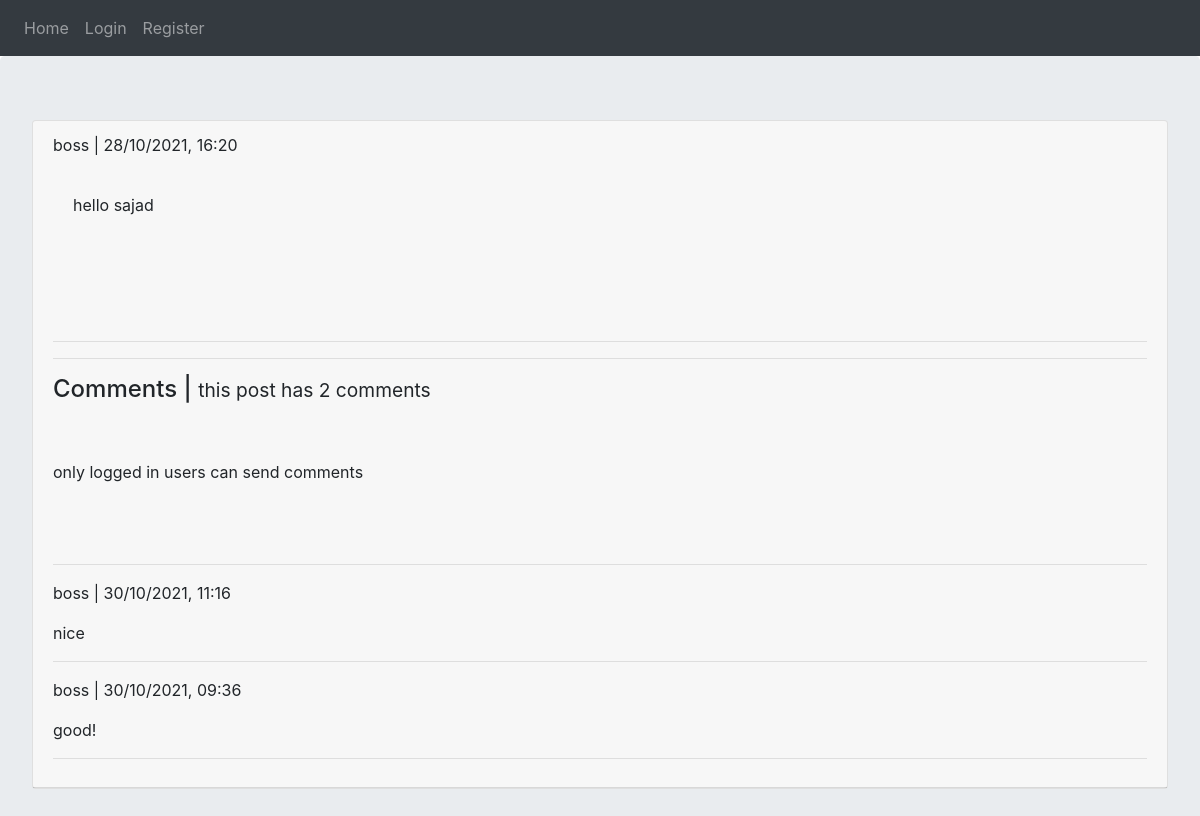
The app's page /2021/10/28/hello-sajad/ with its own data.
### posts/models.py (models this page shows, shortened)
class Post(models.Model):
    user = models.ForeignKey(User, on_delete=models.CASCADE)
    body = models.TextField(max_length=500)
    slug = models.SlugField(max_length=200)
    created = models.DateTimeField(auto_now_add=True)

class Comment(models.Model):
    user = models.ForeignKey(User, on_delete=models.CASCADE, related_name='ucomment')
    post = models.ForeignKey(Post, on_delete=models.CASCADE, related_name='pcomment')
    reply = models.ForeignKey('self', on_delete=models.CASCADE, null=True, blank=True, related_name='rcomment') # برای اینکه کامنت های تو در تو داشته باشیم باید به خود مدل ربطش بدیم و از سلف در کوتیشن استفاده میکنیم تا پایتون گیر نده
    is_reply = models.BooleanField(default=False) # The default form widget for this field is CheckboxInput, or NullBooleanSelect if null=True.
    body = models.TextField(max_length=500)
    created = models.DateTimeField(auto_now_add=True)

### posts/views.py (the view)
# urls.py: path('<int:year>/<int:month>/<int:day>/<slug:slug>/', views.post_detail, name='post_detail'),
def post_detail(request, year, month, day, slug):
    post = get_object_or_404(Post, created__year=year, created__month=month, created__day=day, slug=slug)
    comments = Comment.objects.filter(post=post, is_reply=False).order_by('-created')
    if request.method == 'POST':
        form = AddCommentForm(request.POST)
        if form.is_valid():
            new_comment = form.save(commit=False)
            new_comment.post = post
            new_comment.user = request.user
            new_comment.save()
            messages.success(request, 'your comment submitted', 'success')
            form = AddCommentForm()
    else:
        form = AddCommentForm()
    return render(request, 'posts/post_detail.html', {'post':post, 'comments':comments, 'form': form})

### posts/templates/posts/post_detail.html (shortened to what this page needs)
{% extends 'base.html' %}
{% block content %}
    <div class="card">
        <div class="card-header">
            <p class="">
                {{ post.user }} | {{ post.created | date:"j/n/Y, H:i" }}
            </p>
            <p class="card-body">
                {{ post.body }}
            </p>
            <br><br><br><hr><hr>
            {% with total=comments.count %}
            <h4>
                Comments | <small>this post has {{ total }} comment{{ total|pluralize }}</small>
            </h4>
            {% endwith %}
            <br><br>
            {% if user.is_authenticated %}
            <form method="post">
                {% csrf_token %}
                {{  form.as_p }}
                <input type="submit" class="btn btn-primary" value="Send">
            </form>
            {% else %}
            <p>
                only logged in users can send comments
            </p>
            {% endif %}
            <br><br><hr>
            {% for comment in comments %}
            <p>
                {{ comment.user }} | {{ comment.created | date:"j/n/Y, H:i" }}
            </p>
            <p>
                {{ comment.body }}
            </p>
            <hr>
            {% empty %}
            <p>
                no Comments
            </p>
            {% endfor %}
        </div>
    </div>
{% endblock %}

### records on screen
Post: user "boss", created "28/10/2021, 16:20", body "hello sajad"
Comment: user "boss", created "30/10/2021, 11:16", body "nice"
Comment: user "boss", created "30/10/2021, 09:36", body "good!"

### other values on screen
{{ total }} "2"
